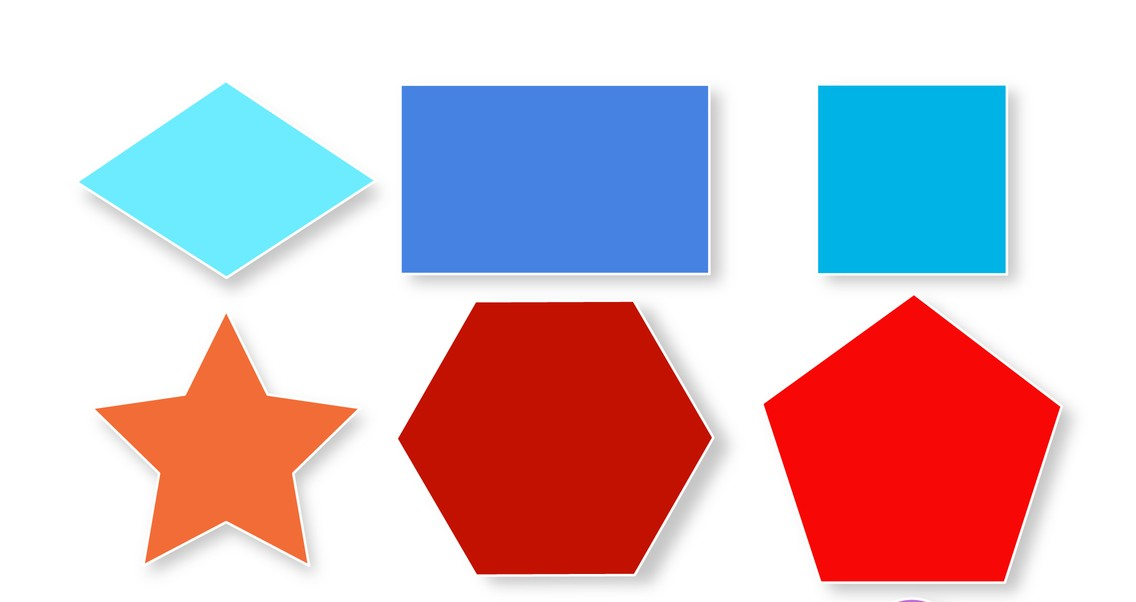
#> input picture shapes1_final.jpg, 1136 x 602 px
$ python geomtric-shape-detection.py
#> lines starting #> are read from the running program, lines starting #| are printed output that depends on the picture; after the words box and inside, x2 and y2 are one past the last pixel; in counts of white or black regions, pixels touching at a corner belong together
import cv2
import numpy as np
from matplotlib import pyplot as plt

img = cv2.imread('shapes1_final.jpg')
#> img is the input picture: shape (602, 1136, 3); mean B, G, R 195.8, 188.2, 211.1
gray = cv2.cvtColor(img, cv2.COLOR_BGR2GRAY)
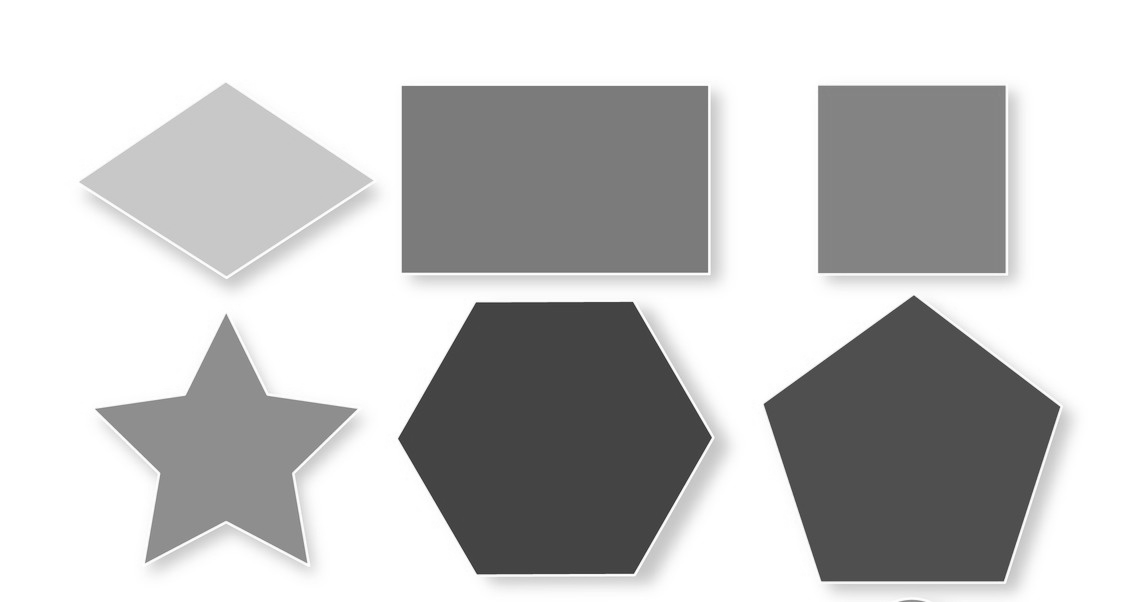
#> gray: shape (602, 1136); min 49, max 255, mean 195.9
_, threshold = cv2.threshold(gray, 127, 255, cv2.THRESH_BINARY)
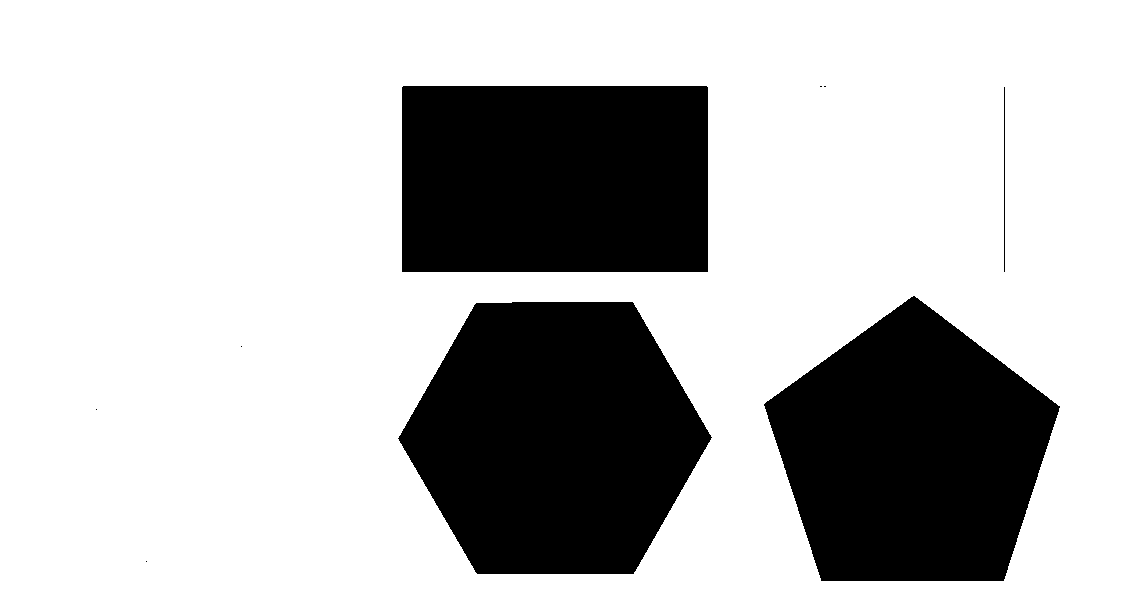
#> threshold: shape (602, 1136); 73.8% white; 9 black regions (5 under 20 px)

contours, _ = cv2.findContours(threshold, cv2.RETR_TREE, cv2.CHAIN_APPROX_SIMPLE)
#> contours = 10 contours, 5 with area under 20; largest, box (x1, y1, x2, y2) and area: (0, 0, 1136, 602) 682135, (397, 301, 713, 575) 64330, (763, 295, 1061, 582) 58696, (401, 85, 709, 273) 57404, (1003, 86, 1006, 273) 370

# Process each contour
for i, contour in enumerate(contours):
    if i == 0:
        continue

    # Approximate contour shape
    approx = cv2.approxPolyDP(contour, 0.01 * cv2.arcLength(contour, True), True)

    # Draw contour
    cv2.drawContours(img, [contour], 0, (0, 0, 255), 5)

    # Find center
    M = cv2.moments(contour)
    if M['m00'] != 0:
        x = int(M['m10'] / M['m00'])
        y = int(M['m01'] / M['m00'])

    # Detect shape
    sides = len(approx)
    if sides == 3:
        label = 'Triangle'
    elif sides == 4:
        label = 'Quadrilateral'
    elif sides == 5:
        label = 'Pentagon'
    elif sides == 6:
        label = 'Hexagon'
    else:
        label = 'Circle'

    # Label the shape
    cv2.putText(img, label, (x, y), cv2.FONT_HERSHEY_SIMPLEX, 0.6, (255, 255, 255), 2)
#> this loop made 10 passes
#> (approx, x, y, sides, label) on passes 2, 3, 4, 7, 10: ([[145, 561], [146, 560], [147, 561], [146, 562]], 146, 561, 4, 'Quadrilateral'), ([[95, 409], [96, 408], [97, 409], [96, 410]], 96, 409, 4, 'Quadrilateral'), ([[240, 346], [241, 345], [242, 346], [241, 347]], 241, 346, 4, 'Quadrilateral'), ([[1004, 86], [1004, 272]], 1004, 179, 2, 'Circle'), ([[401, 87], [706, 85], [708, 271], [402, 272]], 554, 178, 4, 'Quadrilateral')
#> (x, y, sides, label) on passes 5, 6, 8, 9: (554, 437, 6, 'Hexagon'), (911, 453, 5, 'Pentagon'), (824, 86, 6, 'Hexagon'), (820, 86, 6, 'Hexagon')
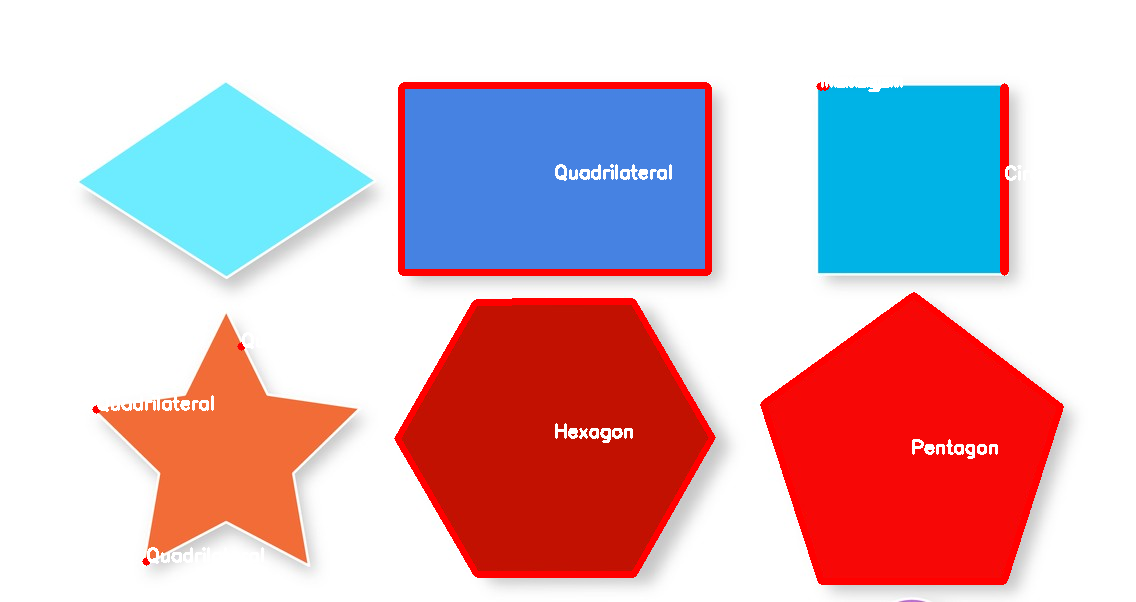
#> img: shape (602, 1136, 3); 3.8% of pixels changed, all inside (x1, y1, x2, y2) = (92, 76, 1064, 585)
cv2.imshow('shapes', img)
cv2.waitKey(0)
cv2.destroyAllWindows()
